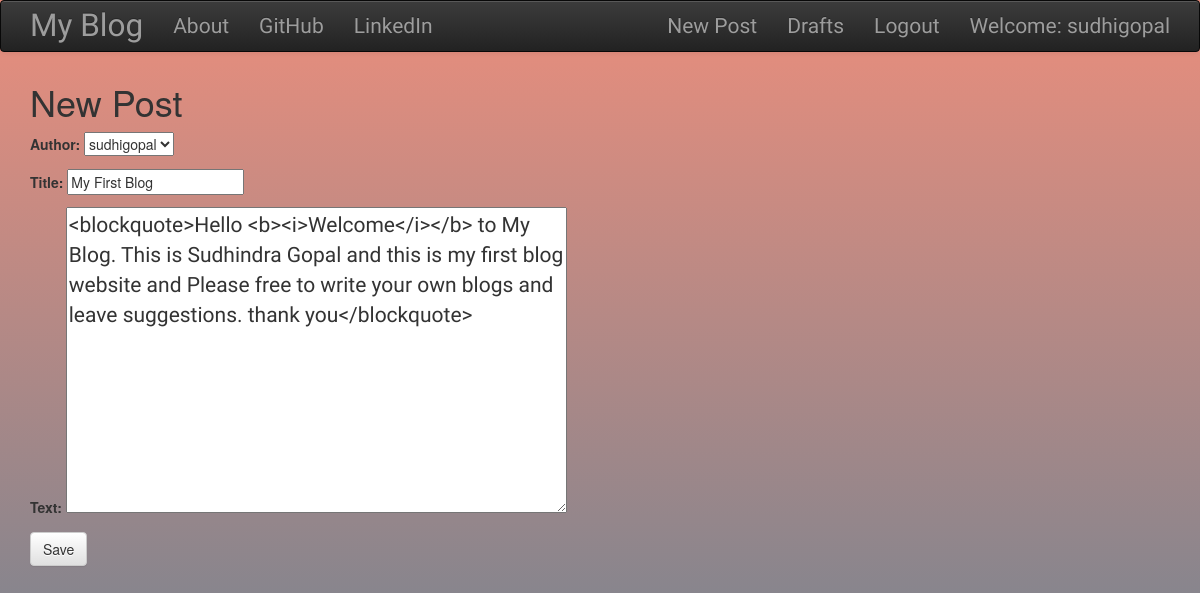
Screenshot of /post/1/edit/ (signed in) with the database file from the repository.
### blog/models.py (models this page shows, shortened)
class Post(models.Model):
    author = models.ForeignKey('auth.User')
    title = models.CharField(max_length=200)
    text = models.TextField()
    created_date = models.DateTimeField(default=timezone.now)
    published_date = models.DateTimeField(blank=True, null=True)

### blog/views.py (the view)
# urls.py: url(r'^post/(?P<pk>\d+)/edit/$',views.PostUpdateView.as_view(),name='post_edit'),
class PostUpdateView(UpdateView,LoginRequiredMixin):
    login_url = '/login/'
    redirect_field_name = 'blog/post_detail.html'
    form_class = PostForm
    model = Post

### blog/forms.py
class PostForm(forms.ModelForm):
    class Meta:
        model = Post
        fields = ('author', 'title', 'text',)
        widgets = {
            'title':forms.TextInput(attrs={'class':'textinputclass'}),
            'text':forms.Textarea(attrs={'class':'editable medium-editor-textarea postcontent'})
        }

### blog/templates/blog/post_form.html (shortened to what this page needs)
{% extends "blog/base.html" %}
{% block content %}
<h1>New Post</h1>
<form class="post-form" method="POST">
  {{form.as_p}}
  <button type="submit" class="save btn btn-default">Save</button>
</form>
{% endblock %}

### blog/templates/blog/base.html (shortened to what this page needs)
<!DOCTYPE html>
{% load staticfiles %}
<html>
  <head>
    <link rel="stylesheet" href="https://maxcdn.bootstrapcdn.com/bootstrap/3.3.7/css/bootstrap.min.css">
    <link rel="stylesheet" href="https://maxcdn.bootstrapcdn.com/bootstrap/3.3.7/css/bootstrap-theme.min.css">
    <link rel="stylesheet" href="//cdn.jsdelivr.net/npm/medium-editor@latest/dist/css/medium-editor.min.css" type="text/css" media="screen" charset="utf-8">
    <link rel="stylesheet" href="{% static 'css/blog.css' %}">
  </head>
  <body class="loader bg-img">
    <nav class="navbar navbar-default techfont custom-navbar navbar-inverse">
      <div class="container">
        <ul class="nav navbar-nav">
          <li><a class="navbar-brand bigbrand" href="{% url 'post_list' %}">My Blog</a></li>
          <li><a href="{% url 'about' %}">About</a></li>
          <li><a href="https://www.github.com">GitHub</a></li>
          <li><a href="https://www.linkedin.com">LinkedIn</a></li>
        </ul>
        <ul class=" nav navbar-nav navbar-right">
          {% if user.is_authenticated %}
            <li>
              <a href="{% url 'post_new' %}">New Post</a>
            </li>
            <li>
              <a href="{% url 'post_draft_list' %}">Drafts</a>
            </li>
            <li>
              <a href="{% url 'logout' %}">Logout</a>
            </li>
            <li><a>Welcome: {{user.username}}</a></li>
          {% else %}
            <li><a class="nav navbar-right" href="{% url 'login'%}"><span class="glyphicon glyphicon-user"></span></a></li>
          {% endif %}
        </ul>
      </div>
    </nav>
    <div class="content container">
      <div class="row">
        <div class="col-md-8">
          <div class="blog_posts">
            {% block content %}
            {% endblock %}
          </div>
        </div>
      </div>
    </div>
  </body>
</html>

### blog/static/css/blog.css (style rules this page uses)
.techfont { font-family: 'Crete Round', sans-serif; font-size: 1.5em; margin-bottom: 10px; }
.bigbrand { font-size: 1.5em; }
.postcontent { font-family: 'Crete Round', serif; font-size: 1.5em; }
.loader { position:absolute; left:0; right:0; top:0; bottom:0; filter:hue-rotate(0deg); color:linear-gradient(45deg,#0f8,#08f); animation:hue 10000ms infinite linear; }

### rows the page displays
Post: author "sudhigopal", title "My First Blog", text "<blockquote>Hello <b><i>Welcome</i></b> to My Blog. This is Sudhindra Gopal and this is my first blog website and Please free to write your own blogs and leave suggestions. thank you</blockquote>"

### other values shown
{{ user.username }} "sudhigopal"
